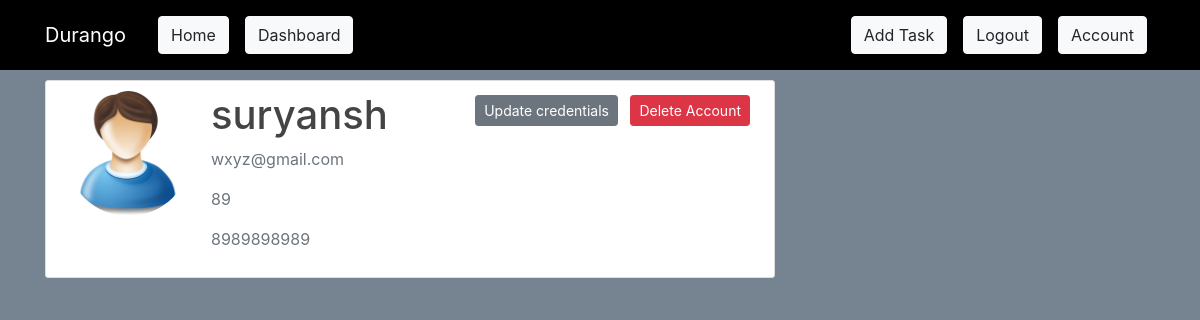
Page /account (signed in) on the committed database.
### durango/models.py (models this page shows, shortened)
class User(db.Model, UserMixin):
    id=db.Column(db.Integer, primary_key=True)
    username=db.Column(db.String(20),unique=True, nullable=False)
    email=db.Column(db.String(100),unique=True, nullable=False)
    instituteId=db.Column(db.String(20), unique=True, nullable=False)
    mobileNum=db.Column(db.String(10), unique=True, nullable=False)
    image_file=db.Column(db.String(20),nullable=False,default='user.png')
    password=db.Column(db.String(50),nullable=False)
    tasks=db.relationship('Task',backref='author',lazy=True)

### durango/routes.py (the view)
@app.route("/account")
@login_required
def account():
    image_file=url_for('static',filename='profile_pics/' + current_user.image_file)
    return render_template('account.html',title='Account',image_file=image_file)

### durango/models.py (called while the page is built)
@login_manager.user_loader
def load_user(user_id):
    return User.query.get(int(user_id)) #getting user by id

### durango/templates/account.html
{%extends "layout.html" %}
{% block content %}
 <div class="content-section" >
 	<div class="media">
 		<img class="rounded-circle account-img"  src="{{image_file}}">
 		<div class="media-body">
 			<h2 class="account-heading">{{current_user.username}}</h2>
 			<p class="text-secondary">{{current_user.email}}</p>
 			<p class="text-secondary">{{current_user.instituteId}}</p>
 			<p class="text-secondary">{{current_user.mobileNum}}</p>
 		</div>
 		<div>
            <a class="btn btn-secondary btn-sm m-1" href="{{url_for('update_account')}}"> Update credentials</a>
            <button type="button" class="btn btn-danger btn-sm m-1" data-toggle="modal" data-target="#deleteModal"> Delete Account</button>
          </div>
 	</div>
 </div>
{% endblock %}

### durango/templates/layout.html (shortened to what this page needs)
<!DOCTYPE html>
<html>
<head>
    <link rel="stylesheet" href="https://stackpath.bootstrapcdn.com/bootstrap/4.1.3/css/bootstrap.min.css">
    <link rel="stylesheet" type="text/css"  href="{{url_for('static', filename='main.css')}}">
</head>
<body>
	<header class="site-header">
	  <nav class="navbar navbar-expand-md navbar-dark bg-steel fixed-top">
	    <div class="container">
	      <a class="navbar-brand mr-4 ml-20" href="/">Durango</a>
	      <div class="collapse navbar-collapse" id="navbarToggle">
	        <div class="navbar-nav mr-auto">
	          <a class="nav-item nav-link" href="/"><button type="button" class="btn btn-light">Home</button></a>
	          <a class="nav-item nav-link" href="/dashboard"><button type="button" class="btn btn-light">Dashboard</button></a>
	        </div>
          <div class="navbar-nav">
          {%if current_user.is_authenticated%}
          <a class="nav-item nav-link" href="/task/new"><button type="button" class="btn btn-light">Add Task</button></a>
          <a class="nav-item nav-link" href="/logout"><button type="button" class="btn btn-light">Logout</button></a>
          <a class="nav-item nav-link" href="/account"><button type="button" class="btn btn-light">Account</button></a>
          {%else%}
	        <a class="nav-item nav-link" href="/login"><button type="button" class="btn btn-light">Login</button></a>
	        <a class="nav-item nav-link" href="/register"><button type="button" class="btn btn-light">Register</button></a>
	         {%endif%}
          </div>
	      </div>
	    </div>
	  </nav>
	</header>
	<main role="main" class="container">
  <div class="row">
    <div class="col-md-8">
      {% block content %}{% endblock %}
      </div>
    </div>
</main>
</body>
</html>

### durango/static/main.css (style rules this page uses)
body { background: #768492; color: #333333; margin-top: 5rem; }
h1,h2, h3, h4, h5, h6 { color: #444444; }
.bg-steel { background-color: #000000; }
.site-header .navbar-nav .nav-link { color: #cbd5db; }
.content-section { background: #ffffff; padding: 10.1px 20px; border: 1px solid #dddddd; border-radius: 3px; margin-bottom: 20px; }
.account-img { height: 125px; width: 125px; margin-right: 20px; margin-bottom: 16px; }
.account-heading { font-size: 2.5rem; }

### rows in the picture
User: username "suryansh", email "wxyz@gmail.com", instituteId "89", mobileNum "8989898989"
